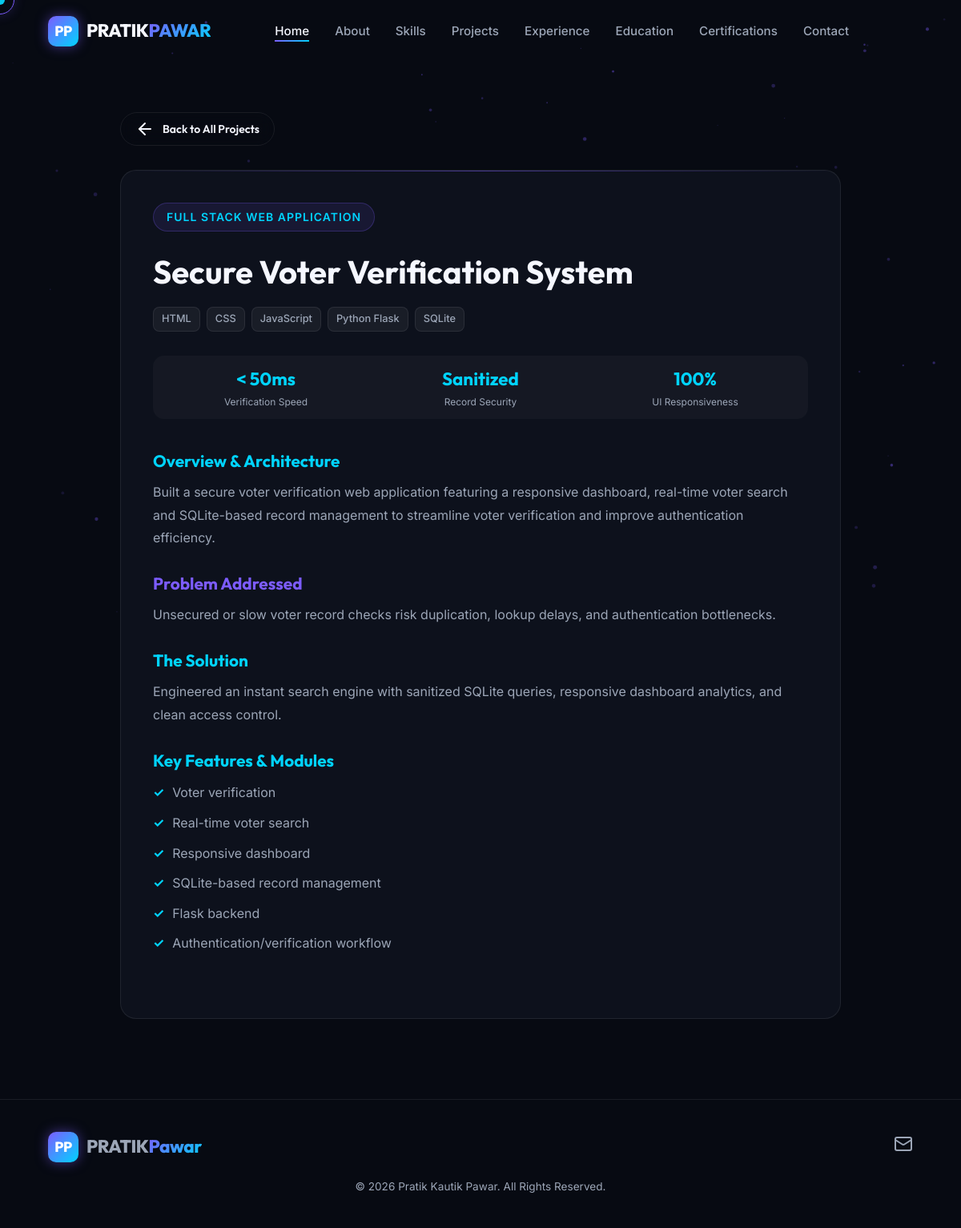
The app's page /projects/secure-voter-verification-system/ with its own data.
### portfolio/models.py (models this page shows, shortened)
class Project(models.Model):
    title = models.CharField(max_length=200)
    slug = models.SlugField(max_length=200, unique=True, blank=True)
    category = models.CharField(max_length=100, help_text="e.g. AI / ML + Full Stack, Full Stack Web Application")
    short_description = models.TextField()
    detailed_description = models.TextField(blank=True, help_text="Detailed description of the project architecture and features.")
    problem_statement = models.TextField(blank=True)
    solution_statement = models.TextField(blank=True)
    project_image = models.ImageField(upload_to='projects/', blank=True, null=True)
    project_logo = models.ImageField(upload_to='projects/logos/', blank=True, null=True)
    github_url = models.URLField(blank=True, help_text="Editable GitHub repository link")
    live_demo_url = models.URLField(blank=True, help_text="Editable Live demo link")
    featured = models.BooleanField(default=False)
    display_order = models.PositiveIntegerField(default=0)
    is_active = models.BooleanField(default=True)
    created_at = models.DateTimeField(auto_now_add=True)
    updated_at = models.DateTimeField(auto_now=True)
    class Meta:
        ordering = ['display_order', '-created_at']
        verbose_name = "Project"
        verbose_name_plural = "Projects"

class ProjectTechnology(models.Model):
    project = models.ForeignKey(Project, related_name='technologies', on_delete=models.CASCADE)
    name = models.CharField(max_length=50)
    display_order = models.PositiveIntegerField(default=0)
    class Meta:
        ordering = ['display_order', 'id']
        verbose_name = "Project Technology"
        verbose_name_plural = "Project Technologies"

class ProjectStatistic(models.Model):
    project = models.ForeignKey(Project, related_name='statistics', on_delete=models.CASCADE)
    label = models.CharField(max_length=100, help_text="e.g. Yield Prediction")
    value = models.CharField(max_length=50, help_text="e.g. 93%")
    display_order = models.PositiveIntegerField(default=0)
    class Meta:
        ordering = ['display_order', 'id']
        verbose_name = "Project Statistic"
        verbose_name_plural = "Project Statistics"

class ProjectFeature(models.Model):
    project = models.ForeignKey(Project, related_name='features', on_delete=models.CASCADE)
    feature = models.TextField()
    display_order = models.PositiveIntegerField(default=0)
    class Meta:
        ordering = ['display_order', 'id']
        verbose_name = "Project Feature"
        verbose_name_plural = "Project Features"

class SocialLink(models.Model):
    platform = models.CharField(max_length=50, help_text="e.g. GitHub, LinkedIn, Email, Phone")
    url = models.URLField(help_text="Full URL or mailto:/tel: link")
    icon = models.CharField(max_length=50, help_text="Icon identifier e.g. github, linkedin, mail, phone, code")
    display_order = models.PositiveIntegerField(default=0)
    is_active = models.BooleanField(default=True)
    class Meta:
        ordering = ['display_order', 'id']
        verbose_name = "Social Link"
        verbose_name_plural = "Social Links"

class SiteSettings(models.Model):
    site_name = models.CharField(max_length=100, default="Pratik Pawar | Portfolio")
    favicon = models.ImageField(upload_to='settings/', blank=True, null=True)
    logo = models.ImageField(upload_to='settings/', blank=True, null=True)
    footer_text = models.CharField(max_length=255, default="Building intelligent, data-driven applications.")
    copyright_text = models.CharField(max_length=255, default="© 2026 Pratik Kautik Pawar. All rights reserved.")
    meta_title = models.CharField(
        max_length=200,
        default="Pratik Pawar | AI/ML Engineer | GenAI Engineer | Python Developer"
    )
    meta_description = models.TextField(
        default="Portfolio of Pratik Kautik Pawar, an AI/ML Engineer, GenAI Engineer and Python Developer building Machine Learning, Generative AI and full-stack applications."
    )
    og_image = models.ImageField(upload_to='settings/', blank=True, null=True)
    enable_animations = models.BooleanField(default=True)
    enable_particles = models.BooleanField(default=True)
    enable_cursor_effect = models.BooleanField(default=True)
    class Meta:
        verbose_name = "Site Settings"
        verbose_name_plural = "Site Settings"
    @classmethod
    def get_solo(cls):
        obj = cls.objects.first()
        if not obj:
            obj = cls.objects.create()
        return obj

### portfolio/views.py (the view, shortened to what this page needs)
# urls.py: path('projects/<slug:slug>/', views.project_detail_view, name='project_detail'),
def project_detail_view(request, slug):
    project = get_object_or_404(
        Project.objects.prefetch_related(
            'technologies', 'features', 'statistics'
        ),
        slug=slug,
        is_active=True
    )
    context = get_common_context()
    context['project'] = project
    return render(request, 'project_detail.html', context)

### portfolio/models.py (called while the page is built)
    @classmethod
    def get_solo(cls):
        obj = cls.objects.filter(is_active=True).first()
        if not obj:
            obj = cls.objects.first()
        return obj

### portfolio/views.py (called while the page is built)
def get_common_context():
    personal_info = PersonalInfo.get_solo()
    site_settings = SiteSettings.get_solo()
    social_links = SocialLink.objects.filter(is_active=True)
    return {
        'personal_info': personal_info,
        'site_settings': site_settings,
        'social_links': social_links,
    }

### templates/project_detail.html (shortened to what this page needs)
{% extends 'base.html' %}
{% block content %}
<section class="section-padding" style="padding-top: 140px;">
  <div class="container" style="max-width: 900px;">
    <a href="{% url 'portfolio:home' %}#projects" class="btn btn-outline btn-sm" style="margin-bottom: 30px;">
      <i data-lucide="arrow-left"></i> Back to All Projects
    </a>
    <div class="glass-card" style="padding: 40px;">
      <span class="section-badge">{{ project.category }}</span>
      <h1 style="font-size: 2.5rem; margin-top: 10px; margin-bottom: 20px;">{{ project.title }}</h1>
      <div class="project-tech-tags" style="margin-bottom: 30px;">
        {% for tech in project.technologies.all %}
          <span class="tech-tag">{{ tech.name }}</span>
        {% endfor %}
      </div>
      {% if project.statistics.all %}
        <div class="project-stats-row" style="margin-bottom: 40px;">
          {% for stat in project.statistics.all %}
            <div>
              <div class="p-stat-val" style="font-size: 1.4rem;">{{ stat.value }}</div>
              <div class="p-stat-lbl">{{ stat.label }}</div>
            </div>
          {% endfor %}
        </div>
      {% endif %}
      <div style="margin-bottom: 30px;">
        <h3 style="font-size: 1.3rem; margin-bottom: 12px; color: var(--accent-secondary);">Overview & Architecture</h3>
        <p style="color: var(--text-muted); line-height: 1.8;">
          {{ project.detailed_description|default:project.short_description }}
        </p>
      </div>
      {% if project.problem_statement %}
        <div style="margin-bottom: 30px;">
          <h3 style="font-size: 1.3rem; margin-bottom: 12px; color: var(--accent-primary);">Problem Addressed</h3>
          <p style="color: var(--text-muted); line-height: 1.8;">
            {{ project.problem_statement }}
          </p>
        </div>
      {% endif %}
      {% if project.solution_statement %}
        <div style="margin-bottom: 30px;">
          <h3 style="font-size: 1.3rem; margin-bottom: 12px; color: var(--accent-secondary);">The Solution</h3>
          <p style="color: var(--text-muted); line-height: 1.8;">
            {{ project.solution_statement }}
          </p>
        </div>
      {% endif %}
      {% if project.features.all %}
        <div style="margin-bottom: 30px;">
          <h3 style="font-size: 1.3rem; margin-bottom: 16px; color: var(--accent-secondary);">Key Features & Modules</h3>
          <ul style="list-style: none; padding-left: 0;">
            {% for feat in project.features.all %}
              <li style="margin-bottom: 12px; color: var(--text-muted); display: flex; align-items: flex-start; gap: 10px;">
                <span style="color: var(--accent-secondary); font-weight: 700;">✓</span>
                <span>{{ feat.feature }}</span>
              </li>
            {% endfor %}
          </ul>
        </div>
      {% endif %}
    </div>
  </div>
</section>
{% endblock %}

### templates/components/footer.html
<footer class="footer">
  <div class="container">
    <div style="display: flex; justify-content: space-between; align-items: center; flex-wrap: wrap; gap: 20px; margin-bottom: 20px;">
      <div class="logo">
        <div class="logo-badge">PP</div>
        <span>PRATIK<span class="gradient-text"> Pawar</span></span>
      </div>
      <div style="display: flex; gap: 16px;">
        {% for link in social_links %}
          <a href="{{ link.url }}" target="_blank" rel="noopener" style="color: var(--text-muted); font-size: 1.2rem;" title="{{ link.platform }}">
            <i data-lucide="{{ link.icon|default:'link' }}"></i>
          </a>
        {% endfor %}
      </div>
    </div>
    <p style="color: var(--text-muted); font-size: 0.85rem;">
      {{ site_settings.copyright_text|default:"© 2026 Pratik Kautik Pawar. All rights reserved." }}
    </p>
  </div>
</footer>

### static/css/main.css (style rules this page uses)
:root { --bg-dark: #070a12; --bg-card: #0d111c; --bg-card-hover: #131929; --bg-glass: rgba(13, 17, 28, 0.75); --border-subtle: rgba(255, 255, 255, 0.08); --border-glow: rgba(124, 92, 255, 0.3); --accent-primary: #7c5cff; --accent-secondary: #00d4ff; --accent-gradient: linear-gradient(135deg, #7c5cff 0%, #00d4ff 100%); --accent-glow: 0 0 25px rgba(124, 92, 255, 0.4); --cyan-glow: 0 0 25px rgba(0, 212, 255, 0.4); --text-main: #f5f7ff; --text-muted: #9ca6b7; --text-dim: #64748b; --font-heading: 'Outfit', -apple-system, BlinkMacSystemFont, 'Segoe UI', Roboto, sans-serif; --font-body: 'Inter', -apple-system, BlinkMacSystemFont, 'Segoe UI', Roboto, sans-serif; --radius-sm: 8px; --radius-md: 14px; --radius-lg: 20px; --radius-full: 9999px; --transition-smooth: all 0.3s cubic-bezier(0.16, 1, 0.3, 1); }
*, *::before, *::after { box-sizing: border-box; margin: 0; padding: 0; }
html { scroll-behavior: smooth; font-size: 16px; }
body { background-color: var(--bg-dark); color: var(--text-main); font-family: var(--font-body); line-height: 1.6; overflow-x: hidden; position: relative; -webkit-font-smoothing: antialiased; }
h1, h2, h3, h4, h5, h6 { font-family: var(--font-heading); font-weight: 700; color: var(--text-main); line-height: 1.2; }
a { color: inherit; text-decoration: none; transition: var(--transition-smooth); }
.gradient-text { background: var(--accent-gradient); -webkit-background-clip: text; -webkit-text-fill-color: transparent; display: inline-block; }
.section-padding { padding: 100px 0; }
.container { width: 90%; max-width: 1240px; margin: 0 auto; }
.section-badge { display: inline-flex; align-items: center; gap: 8px; padding: 6px 16px; border-radius: var(--radius-full); background: rgba(124, 92, 255, 0.1); border: 1px solid rgba(124, 92, 255, 0.25); color: var(--accent-secondary); font-size: 0.875rem; font-weight: 600; letter-spacing: 1px; text-transform: uppercase; margin-bottom: 16px; }
.btn { display: inline-flex; align-items: center; justify-content: center; gap: 10px; padding: 12px 28px; font-family: var(--font-heading); font-weight: 600; font-size: 1rem; border-radius: var(--radius-full); cursor: pointer; border: none; transition: var(--transition-smooth); position: relative; overflow: hidden; z-index: 1; }
.btn-outline { background: transparent; color: var(--text-main); border: 1px solid var(--border-subtle); backdrop-filter: blur(10px); }
.btn-sm { padding: 8px 18px; font-size: 0.875rem; }
.logo { display: flex; align-items: center; gap: 10px; font-family: var(--font-heading); font-weight: 800; font-size: 1.4rem; letter-spacing: -0.5px; }
.logo-badge { width: 38px; height: 38px; border-radius: 10px; background: var(--accent-gradient); display: flex; align-items: center; justify-content: center; color: #fff; font-weight: 800; font-size: 1.1rem; box-shadow: 0 0 15px rgba(124, 92, 255, 0.5); }
.glass-card { background: var(--bg-card); border: 1px solid var(--border-subtle); border-radius: var(--radius-lg); padding: 32px; transition: var(--transition-smooth); position: relative; overflow: hidden; }
.glass-card::before { content: ''; position: absolute; top: 0; left: 0; width: 100%; height: 1px; background: linear-gradient(90deg, transparent, rgba(124, 92, 255, 0.5), transparent); }
.project-tech-tags { display: flex; flex-wrap: wrap; gap: 8px; margin-bottom: 20px; }
.tech-tag { padding: 4px 10px; border-radius: var(--radius-sm); background: rgba(255, 255, 255, 0.05); border: 1px solid rgba(255, 255, 255, 0.08); color: var(--text-muted); font-size: 0.8rem; font-weight: 500; }
.project-stats-row { display: grid; grid-template-columns: repeat(auto-fit, minmax(80px, 1fr)); gap: 10px; padding: 12px; background: rgba(255, 255, 255, 0.03); border-radius: var(--radius-md); margin-bottom: 20px; text-align: center; }
.p-stat-val { font-family: var(--font-heading); font-weight: 700; color: var(--accent-secondary); font-size: 1.1rem; }
.p-stat-lbl { font-size: 0.75rem; color: var(--text-muted); }
.footer { border-top: 1px solid var(--border-subtle); padding: 40px 0; text-align: center; color: var(--text-muted); font-size: 0.9rem; }

### records on screen
Project: category "FULL STACK WEB APPLICATION", title "Secure Voter Verification System", detailed_description "Built a secure voter verification web application featuring a responsive dashboard, real-time voter search and SQLite-based record management to streamline voter verification and improve authentication efficiency.", problem_statement "Unsecured or slow voter record checks risk duplication, lookup delays, and authentication bottlenecks.", solution_statement "Engineered an instant search engine with sanitized SQLite queries, responsive dashboard analytics, and clean access control."
ProjectTechnology: name "HTML"
ProjectTechnology: name "CSS"
ProjectTechnology: name "JavaScript"
ProjectTechnology: name "Python Flask"
ProjectTechnology: name "SQLite"
ProjectStatistic: value "< 50ms", label "Verification Speed"
ProjectStatistic: value "Sanitized", label "Record Security"
ProjectStatistic: value "100%", label "UI Responsiveness"
ProjectFeature: feature "Voter verification"
ProjectFeature: feature "Real-time voter search"
ProjectFeature: feature "Responsive dashboard"
ProjectFeature: feature "SQLite-based record management"
ProjectFeature: feature "Flask backend"
ProjectFeature: feature "Authentication/verification workflow"
SiteSettings: copyright_text "© 2026 Pratik Kautik Pawar. All Rights Reserved."
